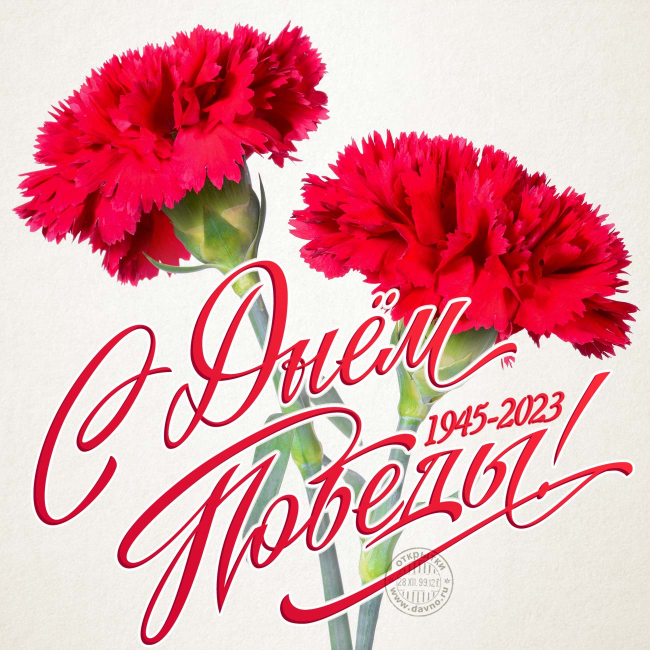
#> input picture 9may.jpg, 1300 x 1300 px (shown at 1/2 size)
$ python main.py
#> lines starting #> are read from the running program, lines starting #| are printed output that depends on the picture
from PIL import Image ,ImageDraw, ImageFont

def z1():
    im = Image.open('9may.jpg')
#> im is the input picture: PIL image 1300x1300 RGB; mean R, G, B 227.5, 164.1, 169.9
    im2 = im.crop((20,20,440,440))
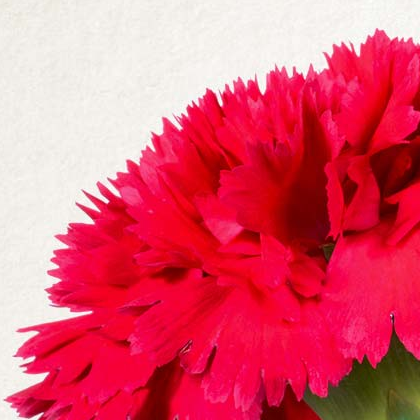
#> im2: PIL image 420x420 RGB; mean R, G, B 223, 88.2, 112.5
    im2.show()
    im2.save('im2.JPG')
z1()

def z2():
    otk = {"день победы":"9may.jpg", "международный женский день":"8mart.jpg", "новый год":"ng.jpg"}
#> (the run stopped early here; a loop or call above may not have finished)
